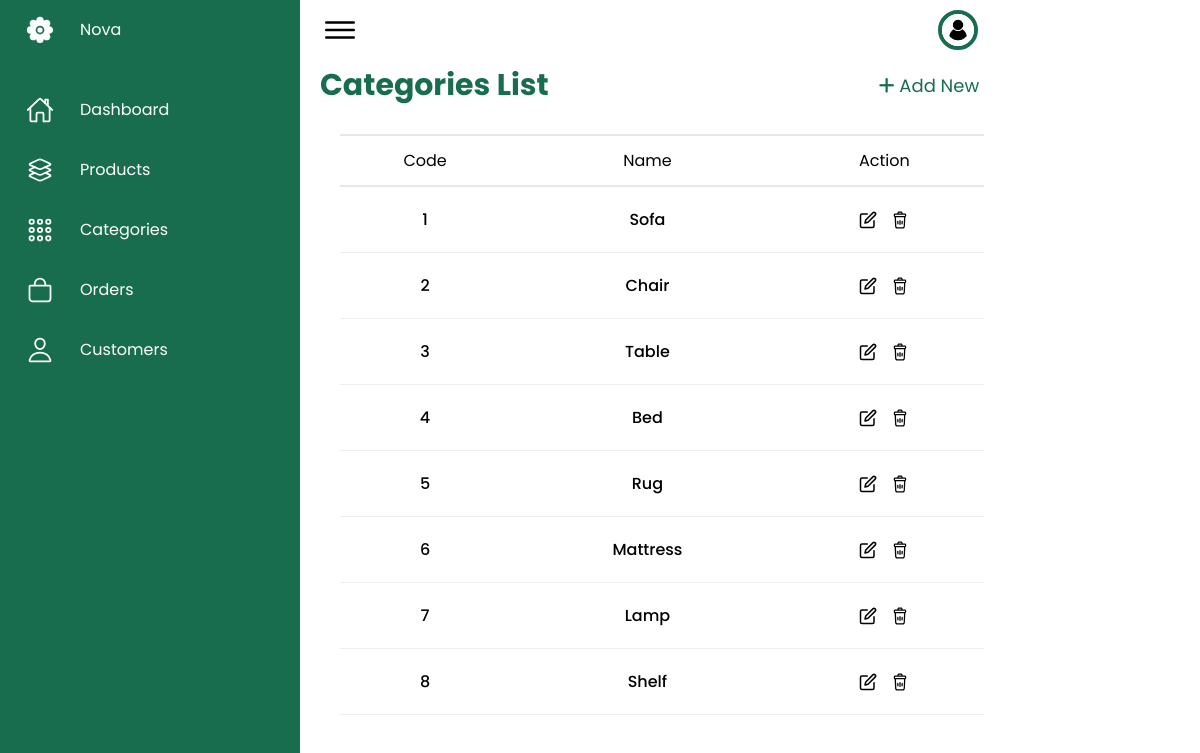
Page /admin/categoryView.php (signed in) on the committed database.
### tables this page shows
CREATE TABLE `category` (
  `category_id` int(11) NOT NULL,
  `category_name` varchar(225) NOT NULL
);

### admin/categoryView.php (the view, shortened to what this page needs)
<?php
	require_once "../assets/includes/navagationside.php";
	require_once "../assets/Database/Connection.php";
	$stmt= $pdo-> query("SELECT * FROM category");
	$categories= $stmt->fetchAll(PDO::FETCH_ASSOC);
?>
	<div class="px-5">
		<div class="cardHeader">
			<h1 class="admin_title"> Categories List</h1>
			<div class="create_btn">
				<a href=<?="categoryCreate.php"?>>
				<i class="fa-solid fa-plus"></i>
					Add New
				</a>
			</div>
		</div>
		<div class="w-full rounded-sm  bg-white px-5 pt-6 pb-2.5 sm:px-7.5 xl:pb-1">
			<div class="max-w-full overflow-x-auto">
				<table class="w-full table-auto">
				<thead class=" border-y-2 ">
					<tr class="text-center  bg-gray-2 dark:bg-meta-4">
						<td class="py-3 text-center">Code</td>
						<td class="py-3 text-center">Name</td>
						<td class="py-3 text-center">Action</td>
					</tr>
				</thead>
				<tbody>
					<?php foreach ($categories as $category) { ?>
					<tr>
						<td class="border-b text-center border-[#eee] py-5  dark:border-strokedark">
							<h5 class="font-medium text-black "><?php echo $category['category_id']; ?></h5>
						</td>
						<td class="border-b text-center border-[#eee] py-5  dark:border-strokedark">
						    <h5 class="font-medium text-black "><?php echo $category['category_name']; ?></h5>
						</td>
						<td class=" border-b border-[#eee] py-5  dark:border-strokedark">
							<div class="flex justify-center items-center space-x-3.5">
								<a href="categoryUpdate.php?id=<?=  $category['category_id'];  ?>" class="hover:text-amber-600">
								</a>
								<button name="delete" class="hover:text-red-700" onclick="setAndToggleAlert(<?php echo $category['category_id']; ?>)">
								</button>
							</div>
						</td>
					</tr>
					<?php } ?>
				</tbody>
				</table>
			</div>
			</div>
	</div>

### assets/style/admin.css (style rules this page uses)
* { font-family: "Poppins"; margin: 0; padding: 0; box-sizing: border-box; }
body { min-height: 100vh; overflow-x: hidden; }
.cardHeader { width: 100%; display: flex; justify-content: space-between; align-items: center; }
.admin_title { font-size: 30px; position: relative; font-weight: bold; color: var(--green); }
.create_btn { width: 150px; height: 50px; background: var(--white); color: var(--green); border-radius: 20px; text-decoration: none; display: flex; justify-content: center; align-items: center; transition:0.4s ease-in; }
.create_btn i { font-size: 18px; }
.create_btn a { text-decoration:none; font-size: 18px; }

### rows in the picture
category: category_id "1", category_name "Sofa"
category: category_id "2", category_name "Chair"
category: category_id "3", category_name "Table"
category: category_id "4", category_name "Bed"
category: category_id "5", category_name "Rug"
category: category_id "6", category_name "Mattress"
category: category_id "7", category_name "Lamp"
category: category_id "8", category_name "Shelf"
